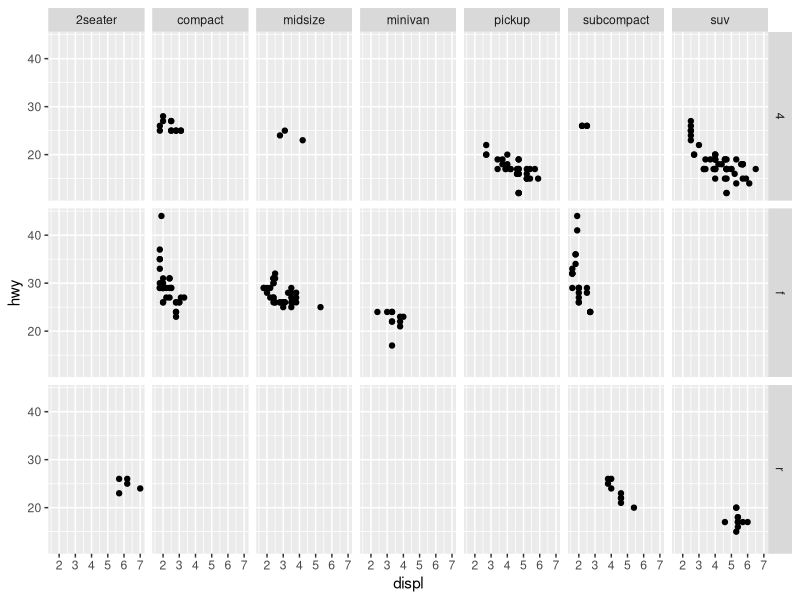

Write the R code that produced this figure.
# NL: using the mpg dataset from ggplot2, make a scatter plot of displ vs hwy with separate panels for different class values and different rows for drv values
library(ggplot2)
ggplot(mpg, aes(x = displ, y = hwy)) + geom_point() + facet_grid(drv ~ class)
